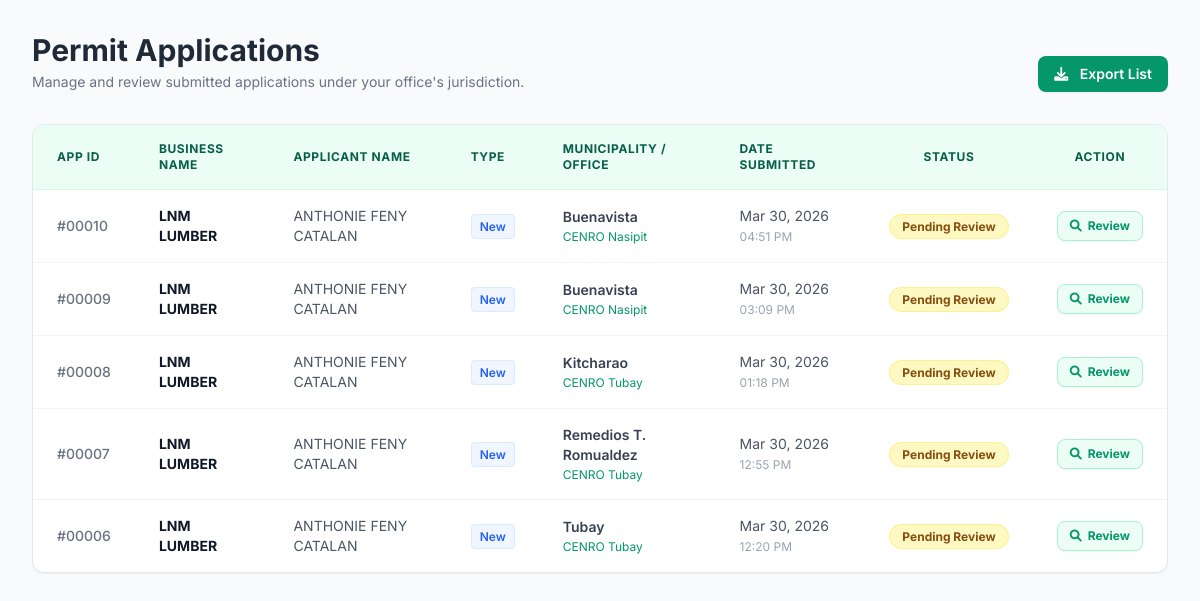
Page /applications.php (signed in) on the earlier database version.
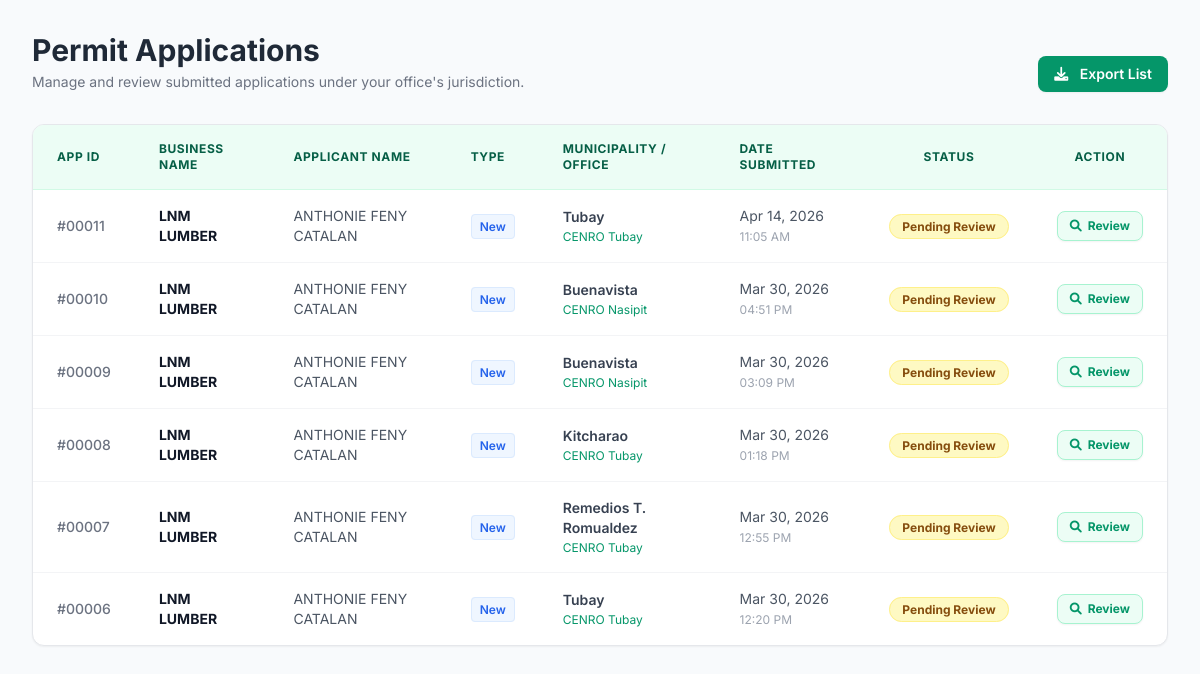
Same page on the later database version.
### tables this page shows
CREATE TABLE `permit_applications` (
  `app_id` int(11) NOT NULL,
  `client_id` int(11) NOT NULL,
  `app_type` varchar(50) NOT NULL,
  `applicant_type` varchar(50) NOT NULL,
  `business_name` varchar(255) NOT NULL,
  `tin_number` varchar(50) NOT NULL,
  `reference_number` varchar(100) DEFAULT NULL,
  `province_id` varchar(20) DEFAULT NULL,
  `muncity_id` varchar(20) DEFAULT NULL,
  `brgy_id` varchar(20) DEFAULT NULL,
  `zip_code` varchar(20) DEFAULT NULL,
  `street_address` text DEFAULT NULL,
  `status` varchar(50) DEFAULT 'Pending Review',
  `date_submitted` datetime DEFAULT current_timestamp()
);

CREATE TABLE `user_client` (
  `client_id` int(11) NOT NULL,
  `firstname` varchar(50) NOT NULL,
  `mid_name` varchar(50) NOT NULL,
  `lastname` varchar(50) NOT NULL,
  `email` varchar(100) NOT NULL,
  `profile_picture` varchar(255) DEFAULT NULL,
  `verification_token` varchar(255) DEFAULT NULL,
  `password` text NOT NULL,
  `mobilenum` text NOT NULL,
  `comp_id_upload` longtext NOT NULL,
  `govt_id_upload` longtext NOT NULL,
  `auth_letter` longtext NOT NULL,
  `password_unhashed` text NOT NULL,
  `Status` int(11) NOT NULL,
  `province` text NOT NULL,
  `citymun` text NOT NULL,
  `brgy` text NOT NULL,
  `zips` text NOT NULL
);

CREATE TABLE `muncity` (
  `muncity_id` int(11) NOT NULL,
  `muncity_name` varchar(50) NOT NULL,
  `prov_code` varchar(4) NOT NULL,
  `mun_code` varchar(6) NOT NULL,
  `zip_code` varchar(4) NOT NULL,
  `office_id` int(20) NOT NULL,
  `office_cover` varchar(50) NOT NULL
);

### applications.php (the view, shortened to what this page needs)
<?php
require 'db.php';
$user_role_id = (string)($_SESSION['user_role_id'] ?? '');
$system_admin_roles = ['15', '30', 'Admin'];
$is_system_admin = in_array($user_role_id, $system_admin_roles, true);
if ($is_system_admin) {
    $query = "SELECT pa.*, uc.firstname, uc.lastname, m.muncity_name, m.office_cover
              FROM permit_applications pa
              LEFT JOIN user_client uc ON pa.client_id = uc.client_id
              LEFT JOIN muncity m ON pa.muncity_id = m.mun_code
              ORDER BY pa.date_submitted DESC";
    $stmt = $pdo->prepare($query);
    $stmt->execute();
}
$applications = $stmt->fetchAll(PDO::FETCH_ASSOC);
?>
<!DOCTYPE html>
<html lang="en">
<head>
    <script src="https://cdn.tailwindcss.com"></script>
    <link href="https://cdnjs.cloudflare.com/ajax/libs/font-awesome/6.0.0/css/all.min.css" rel="stylesheet">
</head>
<body class="bg-slate-50 p-8">
    <div class="mb-8 flex justify-between items-end">
        <div>
            <h1 class="text-3xl font-bold text-gray-800">Permit Applications</h1>
            <p class="text-gray-500 mt-1 text-sm">Manage and review submitted applications under your office's jurisdiction.</p>
        </div>
        <div>
            <button class="bg-emerald-600 hover:bg-emerald-700 text-white px-4 py-2 rounded-lg shadow-sm text-sm font-semibold transition">
                <i class="fas fa-download mr-2"></i> Export List
            </button>
        </div>
    </div>
    <div class="bg-white rounded-xl shadow-sm border border-gray-200 overflow-hidden">
        <div class="overflow-x-auto">
            <table class="w-full text-left border-collapse">
                <thead>
                    <tr class="bg-emerald-50 text-emerald-800 text-xs uppercase tracking-wider border-b border-emerald-100">
                        <th class="px-6 py-4 font-bold">App ID</th>
                        <th class="px-6 py-4 font-bold">Business Name</th>
                        <th class="px-6 py-4 font-bold">Applicant Name</th>
                        <th class="px-6 py-4 font-bold">Type</th>
                        <th class="px-6 py-4 font-bold">Municipality / Office</th>
                        <th class="px-6 py-4 font-bold">Date Submitted</th>
                        <th class="px-6 py-4 font-bold text-center">Status</th>
                        <th class="px-6 py-4 font-bold text-center">Action</th>
                    </tr>
                </thead>
                <tbody class="divide-y divide-gray-100 text-sm">
                    <?php if (count($applications) > 0): ?>
                        <?php foreach ($applications as $app): ?>
                            <tr class="hover:bg-gray-50 transition duration-150">
                                <td class="px-6 py-4 text-gray-500 font-medium whitespace-nowrap">
                                    #<?php echo str_pad($app['app_id'], 5, '0', STR_PAD_LEFT); ?>
                                </td>
                                <td class="px-6 py-4 text-gray-900 font-bold">
                                    <?php echo htmlspecialchars($app['business_name']); ?>
                                </td>
                                <td class="px-6 py-4 text-gray-600">
                                    <?php echo htmlspecialchars($app['firstname'] . ' ' . $app['lastname']); ?>
                                </td>
                                <td class="px-6 py-4 text-gray-600">
                                    <span class="bg-blue-50 text-blue-600 border border-blue-100 px-2 py-1 rounded text-xs font-semibold">
                                        <?php echo htmlspecialchars($app['app_type']); ?>
                                    </span>
                                </td>
                                <td class="px-6 py-4 text-gray-600">
                                    <div class="font-semibold text-gray-700"><?php echo htmlspecialchars($app['muncity_name'] ?? 'N/A'); ?></div>
                                    <div class="text-xs text-emerald-600 mt-0.5"><?php echo htmlspecialchars($app['office_cover'] ?? 'N/A'); ?></div>
                                </td>
                                <td class="px-6 py-4 text-gray-600 whitespace-nowrap">
                                    <?php echo date('M d, Y', strtotime($app['date_submitted'])); ?><br>
                                    <span class="text-xs text-gray-400"><?php echo date('h:i A', strtotime($app['date_submitted'])); ?></span>
                                </td>
                                <td class="px-6 py-4 text-center whitespace-nowrap">
                                    <?php
                                        $statusClass = 'bg-yellow-100 text-yellow-800 border border-yellow-200';
                                    ?>
                                    <span class="px-3 py-1 rounded-full text-xs font-bold <?php echo $statusClass; ?>">
                                        <?php echo htmlspecialchars($app['status']); ?>
                                    </span>
                                </td>
                                <td class="px-6 py-4 text-center">
                                    <a href="view_application.php?id=<?php echo $app['app_id']; ?>" class="inline-flex items-center justify-center text-emerald-600 hover:text-white bg-emerald-50 hover:bg-emerald-600 border border-emerald-200 px-3 py-1.5 rounded-lg transition text-xs font-bold shadow-sm">
                                        <i class="fas fa-search mr-1.5"></i> Review
                                    </a>
                                </td>
                            </tr>
                        <?php endforeach; ?>
                    <?php endif; ?>
                </tbody>
            </table>
        </div>
    </div>
</body>
</html>

### applications.php (style rules this page uses)
body { font-family: 'Inter', sans-serif; }

Differences in the rows shown:
added permit_applications: app_id "00011", business_name "LNM LUMBER", client.lastname "ANTHONIE FENY CATALAN", app_type "New", muncity.muncity_name "Tubay", muncity.office_cover "CENRO Tubay", date_submitted "Apr 14, 2026", date_submitted "11:05 AM", status "Pending Review"
